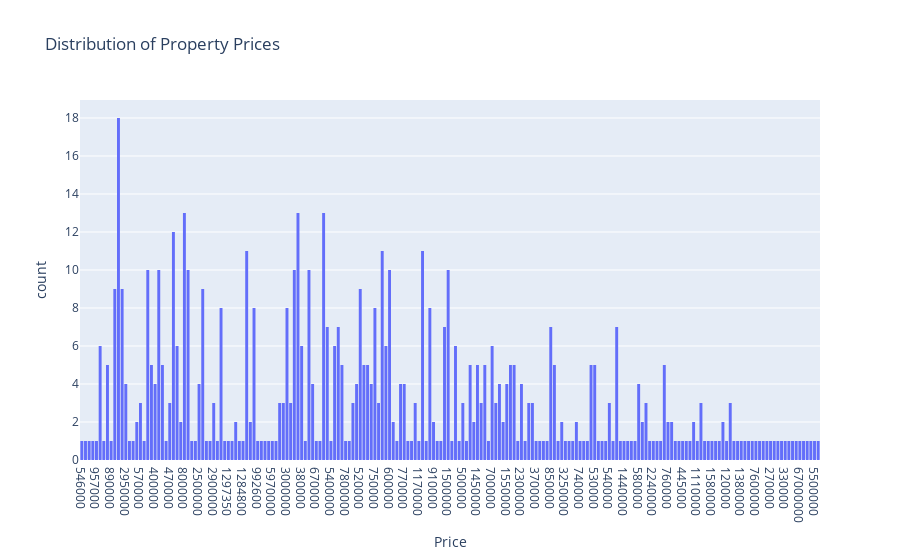

This figure's notebook cell:
### Code cell
px.histogram(data, x='Price', nbins=50, title='Distribution of Property Prices').show()

### Figure 1 — Plotly figure (JSON) as saved in the notebook; plotly's stock layout.template omitted (floating-point values rounded to 4 significant figures; data arrays with more than 128 entries replaced by an {"elided": "..."} marker saying what was removed)
{"data": [{"alignmentgroup": "True", "bingroup": "x", "hovertemplate": "Price=%{x}<br>count=%{y}<extra></extra>", "legendgroup": "", "marker": {"color": "#636efa", "pattern": {"shape": ""}}, "name": "", "nbinsx": 50, "offsetgroup": "", "orientation": "v", "showlegend": false, "type": "histogram", "x": {"elided": "638 str values"}, "xaxis": "x", "yaxis": "y"}], "layout": {"barmode": "relative", "legend": {"tracegroupgap": 0}, "title": {"text": "Distribution of Property Prices"}, "xaxis": {"anchor": "y", "domain": [0, 1], "title": {"text": "Price"}}, "yaxis": {"anchor": "x", "domain": [0, 1], "title": {"text": "count"}}}}
